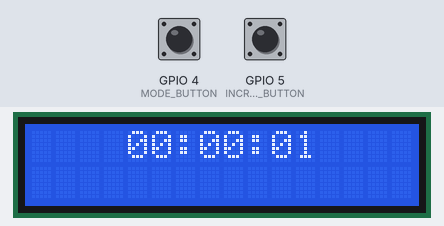
Recording of a sketch running on a simulated ESP32. Parts: 16×2 character LCD. Inputs (shaded band) come from the test bench; at power-on: GPIO 4 (MODE_BUTTON) LOW, GPIO 5 (INCREASE_BUTTON) HIGH. What the sketch prints to the serial monitor is not drawn.

Above: at 1.2 s.
1.3 s: GPIO 4 (MODE_BUTTON) pulled HIGH for 0.15 s
At 1.59 s:
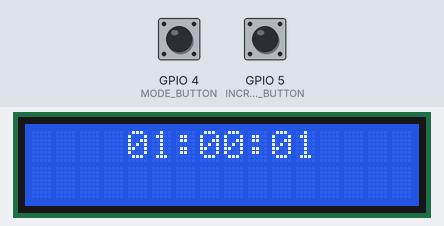
2.0 s: GPIO 5 (INCREASE_BUTTON) pulled LOW for 0.15 s
2.7 s: GPIO 4 (MODE_BUTTON) pulled HIGH for 1 s
At 3.88 s:
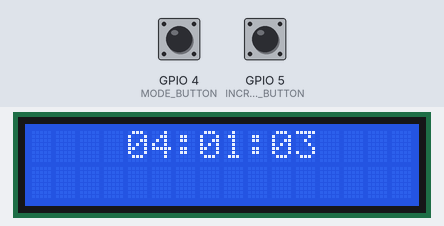
4.3 s: GPIO 5 (INCREASE_BUTTON) pulled LOW for 1 s
At 5.57 s:
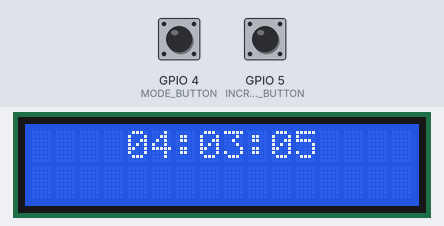
5.9 s: GPIO 4 (MODE_BUTTON) pulsed HIGH 2 times (0.12 s each, 0.3 s apart)
At 7.2 s:
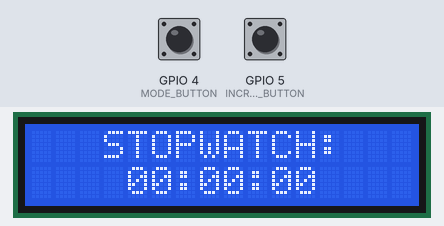
Timing chart, 0 to 8.9 s (numbered marks = the images above; inputs shaded):
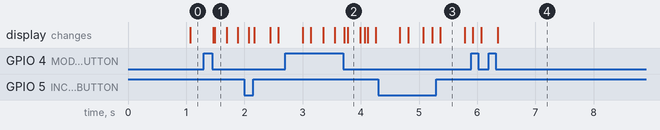

The sketch:

DigitalClock.ino
```cpp
#include "DigitalClock.h"
#include <Wire.h>
#include <Ticker.h>
#include <LiquidCrystal_I2C.h>

LiquidCrystal_I2C lcd(0x27, 16, 2);
Ticker timer;

void ISR() {
  readIncreaseButton();
  readModeButton();

  clockCounter();
  stopwatchCounter();
}

void setup() {
  Serial.begin(115200);
  Wire.begin(2, 0);

  pinMode(MODE_BUTTON, INPUT);
  pinMode(INCREASE_BUTTON, INPUT);

  lcd.init();
  lcd.backlight();

  timer.attach_ms(10, ISR);
}

void loop() {
  increaseTimeState();
  clockMode();
}

void readModeButton() {
  firstReadModeButton = secondReadModeButton;
  secondReadModeButton = digitalRead(MODE_BUTTON);
  if(secondReadModeButton != firstReadModeButton) {
    if(firstReadModeButton) {
      Mode++;
      if(Mode > 4)
        Mode = 0;
    }
  }
}

void readIncreaseButton() {
  firstReadIncreaseButton = secondReadIncreaseButton;
  secondReadIncreaseButton = digitalRead(INCREASE_BUTTON);
  if(secondReadIncreaseButton == firstReadIncreaseButton) {
    if(firstReadIncreaseButton) {
      fIncreaseButton = 1;
      count1++;
      if(count1 > 100) {
        fIncreaseButtonPressed1s = 1;
        count2++;
        if(count2 > 20)
          count2 = 0;
      }
    }
    else {
      fIncreaseButton = 0;
      fIncreaseButtonPressed1s = 0;
      count1 = 0;
      count2 = 0;
    }
  }
  else if(Mode == 4) {
    if(firstReadIncreaseButton) {
      stopwatchMode++;
      if(stopwatchMode > 2)
        stopwatchMode = 0;
    }
  }
}

void clockCounter() {
  count3++;
  if(count3 > 99) {
    count3 = 0;
    second++;
    if(second > 59) {
      second = 0;
      minute++;
      if(minute > 59) {
        minute = 0;
        hour++;
        if(hour > 23)
          hour = 0;
      }
    }
  }
}

void stopwatchCounter() {
  if(flag) {
    centiSec++;
    if(centiSec > 99) {
      centiSec = 0;
      stopwatchSec++;
      if(stopwatchSec > 59) {
        stopwatchSec = 0;
        stopwatchMin++;
        if(stopwatchMin > 59)
          stopwatchMin = 0;
      }
    }
  }
}

void increaseTime() {
  switch(Mode) {
    case 1:
      hour++;
      if(hour > 23)
        hour = 0;
      lcd.setCursor(4, 0);
      if(hour < 10)
        lcd.print("0");
      lcd.print(hour);
    break;
    case 2:
      minute++;
      if(minute > 59)
        minute = 0;
      lcd.setCursor(7, 0);
      if(minute < 10)
        lcd.print("0");
      lcd.print(minute);
    break;
    case 3:
      second++;
      if(second > 59)
        second = 0;
      lcd.setCursor(10, 0);
      if(second < 10)
        lcd.print("0");
      lcd.print(second);
    break;
  }
}

void displayClock() {
  lcd.setCursor(4, 0);
  if(hour < 10)
    lcd.print("0");
  lcd.print(hour);
  lcd.print(":");
  if(minute < 10)
    lcd.print("0");
  lcd.print(minute);
  lcd.print(":");
  if(second < 10)
    lcd.print("0");
  lcd.print(second);
}

void displayStopwatch() {
  lcd.setCursor(3, 0);
  lcd.print("STOPWATCH:");
  lcd.setCursor(4, 1);
  if(stopwatchMin < 10)
    lcd.print("0");
  lcd.print(stopwatchMin);
  lcd.print(":");
  if(stopwatchSec < 10)
    lcd.print("0");
  lcd.print(stopwatchSec);
  lcd.print(":");
  if(centiSec < 10)
    lcd.print("0");
  lcd.print(centiSec);
}

void blinkTime() {
  count4++;
  if(count4 > 50) {
    count4 = 0;
    switch(Mode) {
      case 1:
        count5 = 0;
        while(count5 <= 50) {
          lcd.setCursor(4, 0);
          lcd.print("  ");
          count5++;
        }
      break;
      case 2:
        count5 = 0;
        while(count5 <= 50) {
          lcd.setCursor(7, 0);
          lcd.print("  ");
          count5++;
        }
      break;
      case 3:
        count5 = 0;
        while(count5 <= 50) {
          lcd.setCursor(10, 0);
          lcd.print("  ");
          count5++;
        }
      break;
    }
  }
}

enum {
  STATE0,
  STATE1,
  STATE2
} eState;

void increaseTimeState() {
  switch(eState) {
    case STATE0:
      if(fIncreaseButton) {
        increaseTime();
        eState = STATE1;
      }
    break;
    case STATE1:
      if(!fIncreaseButton)
        eState = STATE0;
      else if(fIncreaseButtonPressed1s)
        eState = STATE2;
    break;
    case STATE2:
      if(count2 == 20)
        increaseTime();
      if(!fIncreaseButton)
        eState = STATE0;
    break;
  }
}

enum {
  MODE0,
  MODE1,
  MODE2,
  MODE3,
  MODE4,
  MODE5,
  MODE6
} eMode;

void clockMode() {
  switch(eMode) {
    case MODE0:
      Serial.println("mode 0");
      displayClock();
      if(Mode == 1) {
        lcd.clear();
        eMode = MODE1;
      }
    break;
    case MODE1:
      Serial.println("mode 1");
      displayClock();
      blinkTime();
      if(Mode == 2) {
        lcd.clear();
        eMode = MODE2;
      }
    break;
    case MODE2:
      Serial.println("mode 2");
      displayClock();
      blinkTime();
      if(Mode == 3) {
        lcd.clear();
        eMode = MODE3;
      }
    break;
    case MODE3:
      Serial.println("mode 3");
      displayClock();
      blinkTime();
      if(Mode == 4) {
        lcd.clear();
        eMode = MODE4;
      }
    break;
    case MODE4:
      Serial.print(hour);
      Serial.print(":");
      Serial.print(minute);
      Serial.print(":");
      Serial.print(second);
      Serial.print("------->");
      Serial.println("mode 4-0");
      if(!flag) {
        stopwatchMin = 0;
        stopwatchSec = 0;
        centiSec = 0;
      }
      displayStopwatch();
      if(Mode == 0) {
        stopwatchMode = 0;
        lcd.clear();
        eMode = MODE0;
      }
      else if(stopwatchMode == 1)
        eMode = MODE5;
    break;
    case MODE5:
      Serial.print(hour);
      Serial.print(":");
      Serial.print(minute);
      Serial.print(":");
      Serial.print(second);
      Serial.print("------->");
      Serial.println("mode 4-1");
      flag = true;
      displayStopwatch();
      if(Mode == 0) {
        lcd.clear();
        eMode = MODE0;
      }
      else if(stopwatchMode == 2)
        eMode = MODE6;
    break;
    case MODE6:
      Serial.print(hour);
      Serial.print(":");
      Serial.print(minute);
      Serial.print(":");
      Serial.print(second);
      Serial.print("------->");
      Serial.println("mode 4-2");
      flag = false;
      displayStopwatch();
      if(Mode == 0) {
        stopwatchMode = 0;
        lcd.clear();
        eMode = MODE0;
      }
    break;
  }
}
```

DigitalClock.cpp
```cpp
//#include "DigitalClock.h"
//#include <Arduino.h>
//
//void readModeButton() {
//  firstReadModeButton = secondReadModeButton;
//  secondReadModeButton = digitalRead(MODE_BUTTON);
//  if(secondReadModeButton != firstReadModeButton) {
//    if(firstReadModeButton) {
//      Mode++;
//      if(Mode > 4)
//        Mode = 0;
//    }
//  }
//}
//
//void readIncreaseButton() {
//  firstReadIncreaseButton = secondReadIncreaseButton;
//  secondReadIncreaseButton = digitalRead(INCREASE_BUTTON);
//  if(secondReadIncreaseButton == firstReadIncreaseButton) {
//    if(firstReadIncreaseButton) {
//      fIncreaseButton = 1;
//      count1++;
//      if(count1 > 100) {
//        fIncreaseButtonPressed1s = 1;
//        count2++;
//        if(count2 > 20)
//          count2 = 0;
//      }
//    }
//    else {
//      fIncreaseButton = 0;
//      fIncreaseButtonPressed1s = 0;
//      count1 = 0;
//      count2 = 0;
//    }
//  }
//  else if(Mode == 4) {
//    if(firstReadIncreaseButton) {
//      stopwatchMode++;
//      if(stopwatchMode > 2)
//        stopwatchMode = 0;
//    }
//  }
//}
//
//void clockCounter() {
//  count3++;
//  if(count3 > 99) {
//    count3 = 0;
//    second++;
//    if(second > 59) {
//      second = 0;
//      minute++;
//      if(minute > 59) {
//        minute = 0;
//        hour++;
//        if(hour > 23)
//          hour = 0;
//      }
//    }
//  }
//}
//
//void stopwatchCounter() {
//  if(flag) {
//    centiSec++;
//    if(centiSec > 99) {
//      centiSec = 0;
//      stopwatchSec++;
//      if(stopwatchSec > 59) {
//        stopwatchSec = 0;
//        stopwatchMin++;
//        if(stopwatchMin > 59)
//          stopwatchMin = 0;
//      }
//    }
//  }
//}
//
//enum {
//  STATE0,
//  STATE1,
//  STATE2
//} eState;
//
//void increaseTimeState() {
//  switch(eState) {
//    case STATE0:
//      if(fIncreaseButton) {
//        increaseTime();
//        eState = STATE1;
//      }
//    break;
//    case STATE1:
//      if(!fIncreaseButton)
//        eState = STATE0;
//      else if(fIncreaseButtonPressed1s)
//        eState = STATE2;
//    break;
//    case STATE2:
//      if(count2 == 20)
//        increaseTime();
//      if(!fIncreaseButton)
//        eState = STATE0;
//    break;
//  }
//}
```

DigitalClock.h
```cpp
#ifndef DIGITAL_CLOCK_H
#define DIGITAL_CLOCK_H

#define MODE_BUTTON 4
#define INCREASE_BUTTON 5

int firstReadModeButton = 0;
int secondReadModeButton = 0;
int Mode = 0;

int firstReadIncreaseButton = 0;
int secondReadIncreaseButton = 0;
int fIncreaseButton = 0;
int fIncreaseButtonPressed1s = 0;
int stopwatchMode = 0;

int count1 = 0;
int count2 = 0;
int count3 = 0;
int count4 = 0;
int count5 = 0;

bool flag = false;

int hour = 0;
int minute = 0;
int second = 0;
int stopwatchMin = 0;
int stopwatchSec = 0;
int centiSec = 0;

void readModeButton();
void readIncreaseButton();

void increaseTime();
void blinkTime();

void clockCounter();
void stopwatchCounter();

void displayClock();
void displayStopwatch();

void increaseTimeState();
void clockMode();

#endif
```

Measured:
- after the input at 1.3 s, the display: first changes after 0.16 s (image 1 shows a later state)
- after the input at 5.9 s, the display: first differs from a run without the input after 0.45 s (image 4)
- what the display in image 3 shows lasts 0.4 s, from 5.4 s to 5.8 s
